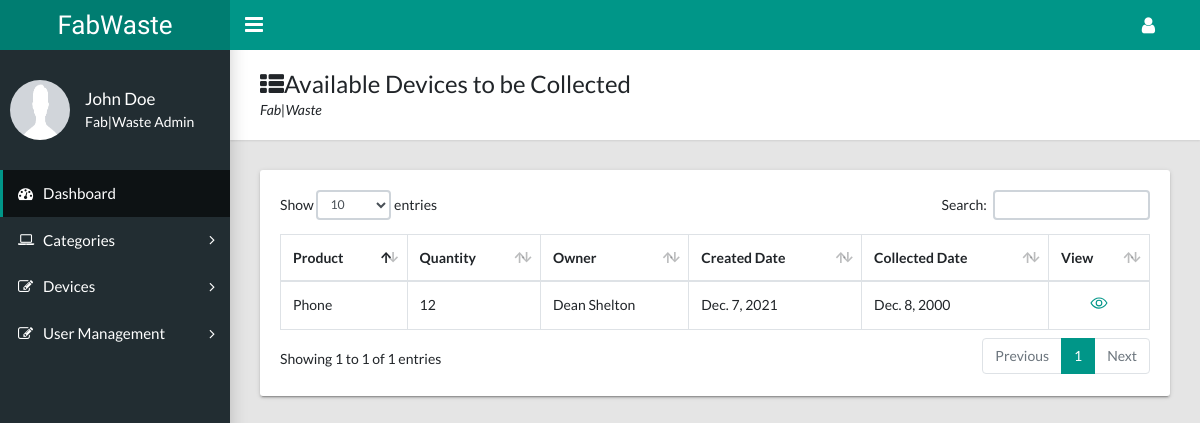
The page /dashboard/available-devices on the database as committed earlier.
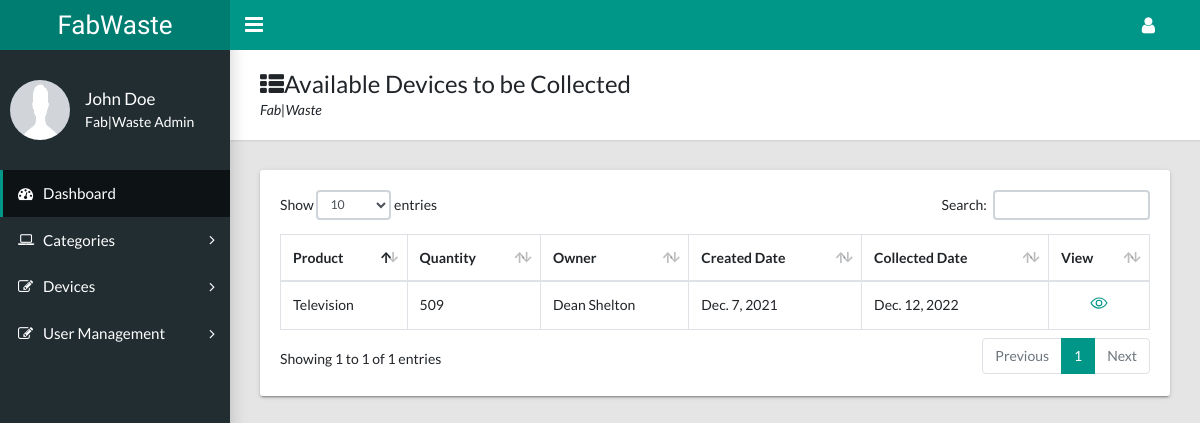
The same page on the database as committed later.
### products/models.py (models this page shows, shortened)
class Product(models.Model):
    AVAILABILITY = (
        ('Available', 'Available'),
        ('Not_Available', 'Not_Available'),
    )
    STATUS = (
        ('Pending', 'Pending'), ('Collected', 'Collected'),
    )
    user = models.ForeignKey(UsersAccount, on_delete=models.DO_NOTHING)
    product = models.ForeignKey(Category, on_delete=models.DO_NOTHING, null=True, blank=True)
    product_image = models.ImageField(upload_to='media')
    description = models.TextField()
    created_date = models.DateField(auto_now_add=True)
    collected_date = models.DateField(default=timezone.now)
    quantity = models.IntegerField()
    cost = models.CharField(max_length=20)
    other = models.CharField(max_length=50, null=True, blank=True)
    status = models.CharField(max_length=10, choices=STATUS, default='Pending')
    availability = models.CharField(max_length=20, choices=AVAILABILITY, default='Available', null=True)
    payed = models.BooleanField(default=False, null=True)

class Category(models.Model):
    name = models.CharField(max_length=100)
    cost = models.CharField(max_length=30, default=0)
    def __str__(self):
        return f'{self.name}'

### userauth/models.py (models this page shows, shortened)
class UsersAccount(AbstractBaseUser, PermissionsMixin):
    email = models.EmailField(verbose_name='Email Address', unique=True)
    full_name = models.CharField(max_length=50)
    mobile = models.CharField(max_length=12, blank=True)
    is_active = models.BooleanField(default=False)
    is_staff = models.BooleanField(default=False)
    created = models.DateTimeField(auto_now_add=True)
    updated = models.DateTimeField(auto_now=True)
    objects = CustomAccountManager()
    USERNAME_FIELD = 'email'
    REQUIRED_FIELDS = ['full_name']
    class Meta:
        verbose_name = 'Account'
        verbose_name_plural = 'Account'

### dashboard/views.py (the view)
# urls.py: path('available-devices', available_devices, name='available_devices'),
def available_devices(request):
    devices = Product.objects.filter(availability='Available').exclude(status='Collected')
    context = {
        'devices': devices,
    }
    return render(request, 'dashboard/available.html', context)

### templates/dashboard/available.html (shortened to what this page needs)
{% extends 'dashboard/dashboard.html' %}
{% load static %}
{% block dashboard_content %}
    <main class="app-content">
      <div class="app-title">
        <div>
          <h1><i class="fa fa-th-list"></i>Available Devices to be Collected</h1>
          <p>Fab|Waste</p>
        </div>
      </div>
      <div class="row">
        <div class="col-md-12">
          <div class="tile">
            <div class="tile-body">
              <div class="table-responsive">
                <table class="table table-hover table-bordered" id="sampleTable">
                  <thead>
                    <tr>
                      <th>Product</th>
                      <th>Quantity</th>
                      <th>Owner</th>
                      <th>Created Date</th>
                      <th>Collected Date</th>
                      <th>View</th>
                    </tr>
                  </thead>
                  <tbody>
                    {% for device in devices %}
                        <tr>
                          <td>{{ device.product}}</td>
                          <td>{{ device.quantity}}</td>
                          <td>{{ device.user.full_name}}</td>
                          <td>{{ device.created_date}}</td>
                          <td>{{ device.collected_date}}</td>
                          <td>
                            <div class="text-center">
                              <a href=""><ion-icon name="eye-outline" style="font-size: large"></ion-icon></a>
                            </div>
                          </td>
                        </tr>
                    {% endfor %}
                  </tbody>
                </table>
              </div>
            </div>
          </div>
        </div>
      </div>
    </main>
{% endblock %}

Rows that differ between the two databases and show on the page:
no longer on this page (row edited): Product: product "Phone", quantity "12", user.full_name "Dean Shelton", created_date "Dec. 7, 2021", collected_date "Dec. 8, 2000"
added Product: product "Television", quantity "509", user.full_name "Dean Shelton", created_date "Dec. 7, 2021", collected_date "Dec. 12, 2022"
